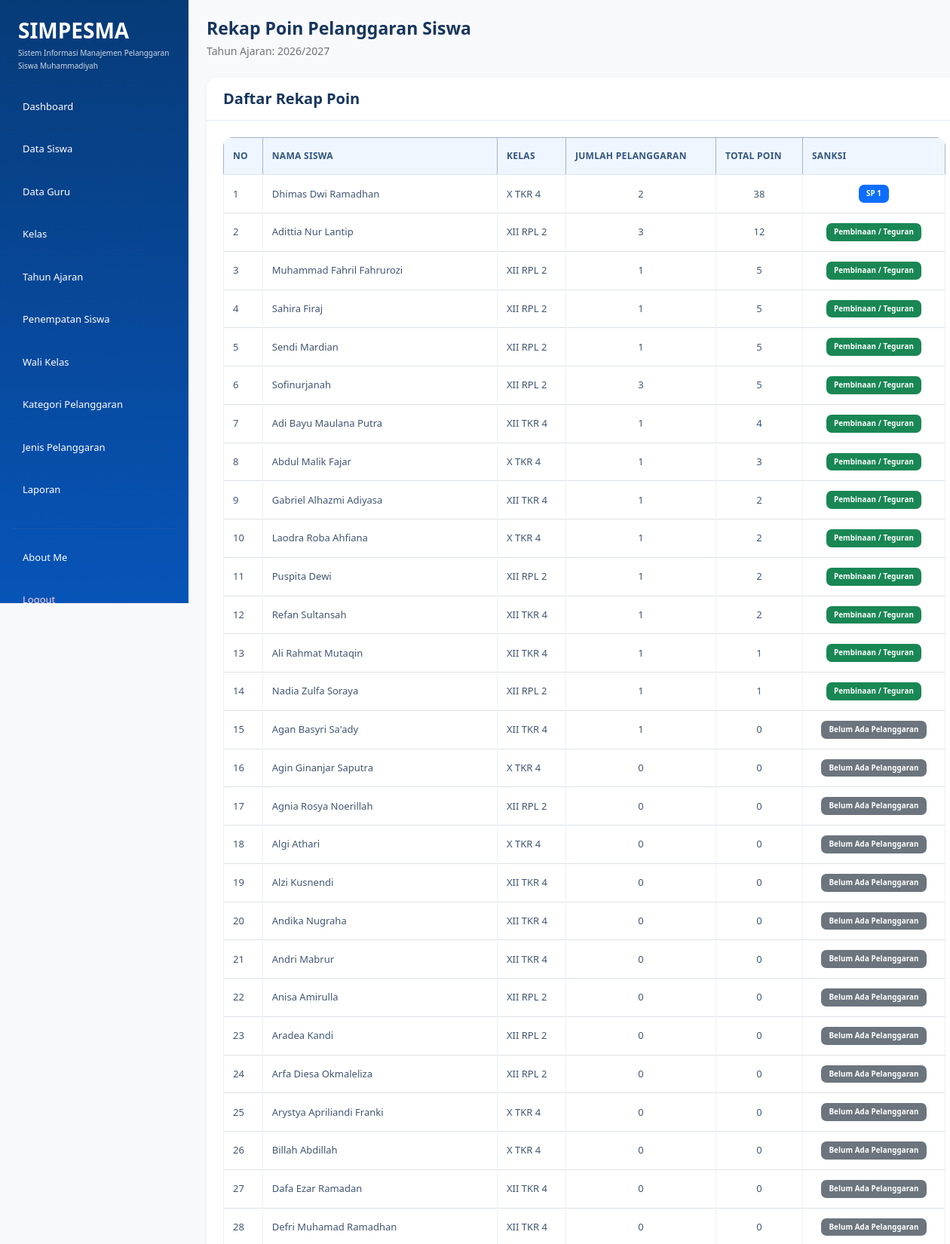
/rekap_poin.php (signed in, upper part), run on the app's committed database.
### tables this page shows
CREATE TABLE `t_tahun_ajaran` (
  `id` int(11) NOT NULL,
  `nama` varchar(20) NOT NULL,
  `tanggal_mulai` date NOT NULL,
  `tanggal_selesai` date NOT NULL,
  `status_aktif` tinyint(1) NOT NULL,
  `created_at` timestamp NOT NULL DEFAULT current_timestamp(),
  `updated_at` timestamp NOT NULL DEFAULT current_timestamp()
);

CREATE TABLE `t_siswa` (
  `id` int(11) NOT NULL,
  `nis` varchar(30) NOT NULL,
  `nisn` varchar(20) NOT NULL,
  `nama` varchar(150) NOT NULL,
  `jenis_kelamin` char(1) NOT NULL,
  `tanggal_lahir` date NOT NULL,
  `alamat` text NOT NULL,
  `status_aktif` tinyint(1) NOT NULL,
  `created_at` timestamp NOT NULL DEFAULT current_timestamp(),
  `updated_at` timestamp NOT NULL DEFAULT current_timestamp()
);

### rekap_poin.php (the view, shortened to what this page needs)
<?php
include "config/koneksi.php";
$role = $_SESSION['role'] ?? '';
$nama_siswa = trim($_GET['nama_siswa'] ?? '');
$query_tahun = mysqli_query($koneksi, "
    SELECT id, nama
    FROM t_tahun_ajaran
    WHERE status_aktif = 1
    LIMIT 1
");
$tahun_aktif = mysqli_fetch_assoc($query_tahun);
$query = false;
if ($tahun_aktif) {
    $tahun_id = (int) $tahun_aktif['id'];
    $sql = "
        SELECT
            s.id AS siswa_id,
            s.nama AS nama_siswa,
            COALESCE(k.nama, '-') AS nama_kelas,
            COALESCE(p.jumlah_pelanggaran, 0)
                AS jumlah_pelanggaran,
            COALESCE(p.total_poin, 0)
                AS total_poin,
            CASE
                WHEN COALESCE(p.total_poin, 0) >= 75
                    THEN 'SP 3'
                WHEN COALESCE(p.total_poin, 0) >= 50
                    THEN 'SP 2'
                WHEN COALESCE(p.total_poin, 0) >= 30
                    THEN 'SP 1'
                WHEN COALESCE(p.total_poin, 0) > 0
                    THEN 'Pembinaan / Teguran'
                ELSE 'Belum Ada Pelanggaran'
            END AS sanksi
        FROM t_siswa s
        LEFT JOIN (
            SELECT
                ks1.siswa_id,
                ks1.kelas_id
            FROM t_kelas_siswa ks1
            INNER JOIN (
                SELECT
                    siswa_id,
                    MAX(id) AS id_terbaru
                FROM t_kelas_siswa
                WHERE tahun_ajaran_id = ?
                AND status_aktif = 1
                GROUP BY siswa_id
            ) terbaru
                ON terbaru.id_terbaru = ks1.id
        ) ks
            ON ks.siswa_id = s.id
        LEFT JOIN t_kelas k
            ON k.id = ks.kelas_id
        LEFT JOIN (
            SELECT
                siswa_id,
                COUNT(*) AS jumlah_pelanggaran,
                SUM(poin) AS total_poin
            FROM t_pelanggaran_siswa
            WHERE tahun_ajaran_id = ?
            GROUP BY siswa_id
        ) p
            ON p.siswa_id = s.id
        WHERE s.status_aktif = 1
    ";
    $sql .= "
        ORDER BY
            total_poin DESC,
            s.nama ASC
    ";
    $stmt = mysqli_prepare($koneksi, $sql);
    if ($stmt) {
        if ($nama_siswa !== '') {
            $cari = "%{$nama_siswa}%";
            mysqli_stmt_bind_param(
                $stmt,
                "iis",
                $tahun_id,
                $tahun_id,
                $cari
            );
        } else {
            mysqli_stmt_bind_param(
                $stmt,
                "ii",
                $tahun_id,
                $tahun_id
            );
        }
        mysqli_stmt_execute($stmt);
        $query = mysqli_stmt_get_result($stmt);
    }
}
?>
<!DOCTYPE html>
<html lang="id">
<head>
    <link
        href="https://cdn.jsdelivr.net/npm/bootstrap@5.3.8/dist/css/bootstrap.min.css"
        rel="stylesheet"
    >
    <link
        href="https://cdn.datatables.net/3.1.4/css/dataTables.dataTables.min.css"
        rel="stylesheet"
    >
    <link rel="stylesheet" href="style.css">
</head>
<body class="bg-light">
<div class="container-fluid">
    <div class="row">
        <aside
            class="col-md-3 col-lg-2 min-vh-100 p-3"
            style="background-color: #30318B;"
        >
            <div class="mb-4 px-2">
                <h3 class="text-white mb-1 fw-bold">
                    SIMPESMA
                </h3>
                <p class="text-white mb-0"
                   style="font-size: 10px; line-height: 1.7; opacity: 0.8;">
                    Sistem Informasi Manajemen
                    Pelanggaran Siswa Muhammadiyah
                </p>
            </div>
            <ul class="nav nav-pills flex-column">
                <li class="nav-item mb-2">
                    <a href="dashboard.php"
                       class="nav-link text-white">
                        Dashboard
                    </a>
                </li>
                <?php if ($role == 'admin') { ?>
                    <li class="nav-item mb-2">
                        <a href="data_siswa.php"
                           class="nav-link text-white">
                            Data Siswa
                        </a>
                    </li>
                    <li class="nav-item mb-2">
                        <a href="data_guru.php"
                           class="nav-link text-white">
                            Data Guru
                        </a>
                    </li>
                    <li class="nav-item mb-2">
                        <a href="data_kelas.php"
                           class="nav-link text-white">
                            Kelas
                        </a>
                    </li>
                    <li class="nav-item mb-2">
                        <a href="data_tahun_ajaran.php"
                           class="nav-link text-white">
                            Tahun Ajaran
                        </a>
                    </li>
                    <li class="nav-item mb-2">
                        <a href="penempatan_siswa.php"
                           class="nav-link text-white">
                            Penempatan Siswa
                        </a>
                    </li>
                    <li class="nav-item mb-2">
                        <a href="wali_kelas.php"
                           class="nav-link text-white">
                            Wali Kelas
                        </a>
                    </li>
                    <li class="nav-item mb-2">
                        <a href="kategori_pelanggaran.php"
                           class="nav-link text-white">
                            Kategori Pelanggaran
                        </a>
                    </li>
                    <li class="nav-item mb-2">
                        <a href="jenis_pelanggaran.php"
                           class="nav-link text-white">
                            Jenis Pelanggaran
                        </a>
                    </li>
                    <li class="nav-item mb-2">
                        <a href="laporan.php"
                           class="nav-link text-white">
                            Laporan
                        </a>
                    </li>
                <?php } ?>
                <hr class="text-white-50">
                <li class="nav-item mb-2">
                    <a href="about_me.php"
                       class="nav-link text-white">
                        About Me
                    </a>
                </li>
                <li class="nav-item">
                    <a href="logout.php"
                       class="nav-link text-danger">
                        Logout
                    </a>
                </li>
            </ul>
        </aside>
        <main class="col-md-9 col-lg-10 p-4">
            <div class="mb-4">
                <h2 class="fw-bold mb-1">
                    Rekap Poin Pelanggaran Siswa
                </h2>
                <?php if ($tahun_aktif) { ?>
                    <p class="text-secondary mb-0">
                        Tahun Ajaran:
                        <?= htmlspecialchars($tahun_aktif['nama']); ?>
                    </p>
                <?php } ?>
            </div>
            <div class="card border-0 shadow-sm">
                <div class="card-header bg-white py-3">
                    <h5 class="mb-0">
                        Daftar Rekap Poin
                    </h5>
                </div>
                <div class="card-body">
                    <?php if (!$tahun_aktif) { ?>
                        <div class="alert alert-warning">
                            Belum ada tahun ajaran yang aktif.
                        </div>
                    <?php } else { ?>
                        <div class="table-responsive">
                            <table
                                id="example"
                                class="table table-bordered table-hover align-middle"
                            >
                                <thead class="table-primary">
                                    <tr>
                                        <th>No</th>
                                        <th>Nama Siswa</th>
                                        <th>Kelas</th>
                                        <th>Jumlah Pelanggaran</th>
                                        <th>Total Poin</th>
                                        <th>Sanksi</th>
                                    </tr>
                                </thead>
                                <tbody>
                                    <?php
                                    $no = 1;
                                    if ($query) {
                                        while ($row = mysqli_fetch_assoc($query)) {
                                            $total = (int) $row['total_poin'];
                                    ?>
                                        <tr>
                                            <td>
                                                <?= $no++; ?>
                                            </td>
                                            <td>
                                                <?= htmlspecialchars($row['nama_siswa']); ?>
                                            </td>
                                            <td>
                                                <?= htmlspecialchars($row['nama_kelas']); ?>
                                            </td>
                                            <td class="text-center">
                                                <?= (int) $row['jumlah_pelanggaran']; ?>
                                            </td>
                                            <td class="text-center">
                                                <?= $total; ?>
                                            </td>
                                            <td class="text-center">
                                                <?php if ($total >= 75) { ?>
                                                    <span class="badge bg-danger">
                                                        SP 3
                                                    </span>
                                                <?php } elseif ($total >= 50) { ?>
                                                    <span class="badge bg-warning text-dark">
                                                        SP 2
                                                    </span>
                                                <?php } elseif ($total >= 30) { ?>
                                                    <span class="badge bg-primary">
                                                        SP 1
                                                    </span>
                                                <?php } elseif ($total > 0) { ?>
                                                    <span class="badge bg-success">
                                                        Pembinaan / Teguran
                                                    </span>
                                                <?php } else { ?>
                                                    <span class="badge bg-secondary">
                                                        Belum Ada Pelanggaran
                                                    </span>
                                                <?php } ?>
                                            </td>
                                        </tr>
                                    <?php
                                        }
                                    }
                                    ?>
                                </tbody>
                            </table>
                        </div>
                    <?php } ?>
                </div>
            </div>
        </main>
    </div>
</div>
</body>
</html>

### style.css (style rules this page uses)
:root { --primary: #0754b8; --primary-dark: #073b78; --primary-light: #eaf3ff; --background: #f5f9ff; --white: #ffffff; --text: #17365d; --muted: #71829a; --border: #e3ebf5; --success: #198754; --danger: #dc3545; --radius: 16px; }
* { box-sizing: border-box; }
body { margin: 0; font-family: "Segoe UI", Arial, sans-serif; background: var(--background); color: var(--text); font-size: 14px; }
h1, h2, h3, h4, h5 { color: var(--text); font-weight: 700; }
a { text-decoration: none; }
aside, .sidebar, .col-lg-2.min-vh-100, .col-md-3.col-lg-2.min-vh-100 { background: linear-gradient( 180deg, #073b78 0%, #0754b8 100% ) !important; }
.col-lg-2.min-vh-100, .col-md-3.col-lg-2.min-vh-100 { padding: 24px 16px !important; }
.nav-pills .nav-link { color: #dceaff; padding: 12px 14px; margin-bottom: 5px; border-radius: 10px; font-size: 13px; font-weight: 500; transition: all 0.2s ease; }
.nav-pills .nav-link.text-danger { color: #ffd5d9 !important; }
hr { border-color: rgba(255, 255, 255, 0.25); }
main { min-width: 0; padding: 32px !important; }
main h2 { font-size: 23px; }
main p { color: var(--muted); line-height: 1.7; }
.container-fluid { padding-left: 0; padding-right: 0; }
.row { margin-right: 0; margin-left: 0; }
.card { border: 1px solid var(--border); border-radius: var(--radius); background: var(--white); box-shadow: 0 5px 22px rgba(22, 63, 115, 0.045); transition: box-shadow 0.2s ease, transform 0.2s ease; }
.card-header { background: #ffffff; border-bottom: 1px solid var(--border); padding: 18px 22px; border-radius: var(--radius) var(--radius) 0 0 !important; font-weight: 700; color: var(--text); }
.card-body { padding: 22px; }
.table-responsive { border-radius: 12px; }
.table { margin-bottom: 0; vertical-align: middle; font-size: 13px; }
.table thead th, .table th { background: #f0f6ff; color: #31557f; font-size: 12px; font-weight: 700; text-transform: uppercase; letter-spacing: 0.3px; border-bottom: 1px solid #dce7f5; padding: 15px 12px; white-space: nowrap; }
.table tbody td { color: #415672; padding: 13px 12px; border-color: #edf1f7; }
.badge { padding: 7px 10px; border-radius: 7px; font-weight: 600; letter-spacing: 0.1px; }
@media (min-width: 768px) { .col-md-3.col-lg-2.min-vh-100, .col-lg-2.min-vh-100, aside.sidebar { position: fixed !important; top: 0; left: 0; bottom: 0; width: 250px; height: 100vh; overflow-y: auto; z-index: 1000; } }
@media (min-width: 768px) { main { margin-left: 250px; width: calc(100% - 250px); } }

### data on the page
t_tahun_ajaran: nama "2026/2027"
t_siswa: nama "Dhimas Dwi Ramadhan", nama_kelas "X TKR 4", jumlah_pelanggaran "2", total "38", shows "SP 1"
t_siswa: nama "Adittia Nur Lantip", nama_kelas "XII RPL 2", jumlah_pelanggaran "3", total "12", shows "Pembinaan / Teguran"
t_siswa: nama "Muhammad Fahril Fahrurozi", nama_kelas "XII RPL 2", jumlah_pelanggaran "1", total "5", shows "Pembinaan / Teguran"
t_siswa: nama "Sahira Firaj", nama_kelas "XII RPL 2", jumlah_pelanggaran "1", total "5", shows "Pembinaan / Teguran"
t_siswa: nama "Sendi Mardian", nama_kelas "XII RPL 2", jumlah_pelanggaran "1", total "5", shows "Pembinaan / Teguran"
t_siswa: nama "Sofinurjanah", nama_kelas "XII RPL 2", jumlah_pelanggaran "3", total "5", shows "Pembinaan / Teguran"
t_siswa: nama "Adi Bayu Maulana Putra", nama_kelas "XII TKR 4", jumlah_pelanggaran "1", total "4", shows "Pembinaan / Teguran"
t_siswa: nama "Abdul Malik Fajar", nama_kelas "X TKR 4", jumlah_pelanggaran "1", total "3", shows "Pembinaan / Teguran"
t_siswa: nama "Gabriel Alhazmi Adiyasa", nama_kelas "XII TKR 4", jumlah_pelanggaran "1", total "2", shows "Pembinaan / Teguran"
t_siswa: nama "Laodra Roba Ahfiana", nama_kelas "X TKR 4", jumlah_pelanggaran "1", total "2", shows "Pembinaan / Teguran"
t_siswa: nama "Puspita Dewi", nama_kelas "XII RPL 2", jumlah_pelanggaran "1", total "2", shows "Pembinaan / Teguran"
t_siswa: nama "Refan Sultansah", nama_kelas "XII TKR 4", jumlah_pelanggaran "1", total "2", shows "Pembinaan / Teguran"
t_siswa: nama "Ali Rahmat Mutaqin", nama_kelas "XII TKR 4", jumlah_pelanggaran "1", total "1", shows "Pembinaan / Teguran"
t_siswa: nama "Nadia Zulfa Soraya", nama_kelas "XII RPL 2", jumlah_pelanggaran "1", total "1", shows "Pembinaan / Teguran"
t_siswa: nama "Agan Basyri Sa'ady", nama_kelas "XII TKR 4", jumlah_pelanggaran "1", total "0", shows "Belum Ada Pelanggaran"
t_siswa: nama "Agin Ginanjar Saputra", nama_kelas "X TKR 4", jumlah_pelanggaran "0", total "0", shows "Belum Ada Pelanggaran"
t_siswa: nama "Agnia Rosya Noerillah", nama_kelas "XII RPL 2", jumlah_pelanggaran "0", total "0", shows "Belum Ada Pelanggaran"
t_siswa: nama "Algi Athari", nama_kelas "X TKR 4", jumlah_pelanggaran "0", total "0", shows "Belum Ada Pelanggaran"
t_siswa: nama "Alzi Kusnendi", nama_kelas "XII TKR 4", jumlah_pelanggaran "0", total "0", shows "Belum Ada Pelanggaran"
t_siswa: nama "Andika Nugraha", nama_kelas "XII TKR 4", jumlah_pelanggaran "0", total "0", shows "Belum Ada Pelanggaran"
t_siswa: nama "Andri Mabrur", nama_kelas "XII TKR 4", jumlah_pelanggaran "0", total "0", shows "Belum Ada Pelanggaran"
t_siswa: nama "Anisa Amirulla", nama_kelas "XII RPL 2", jumlah_pelanggaran "0", total "0", shows "Belum Ada Pelanggaran"
t_siswa: nama "Aradea Kandi", nama_kelas "XII RPL 2", jumlah_pelanggaran "0", total "0", shows "Belum Ada Pelanggaran"
t_siswa: nama "Arfa Diesa Okmaleliza", nama_kelas "XII RPL 2", jumlah_pelanggaran "0", total "0", shows "Belum Ada Pelanggaran"
t_siswa: nama "Arystya Apriliandi Franki", nama_kelas "X TKR 4", jumlah_pelanggaran "0", total "0", shows "Belum Ada Pelanggaran"
t_siswa: nama "Billah Abdillah", nama_kelas "X TKR 4", jumlah_pelanggaran "0", total "0", shows "Belum Ada Pelanggaran"
t_siswa: nama "Dafa Ezar Ramadan", nama_kelas "XII TKR 4", jumlah_pelanggaran "0", total "0", shows "Belum Ada Pelanggaran"
t_siswa: nama "Defri Muhamad Ramadhan", nama_kelas "XII TKR 4", jumlah_pelanggaran "0", total "0", shows "Belum Ada Pelanggaran"
